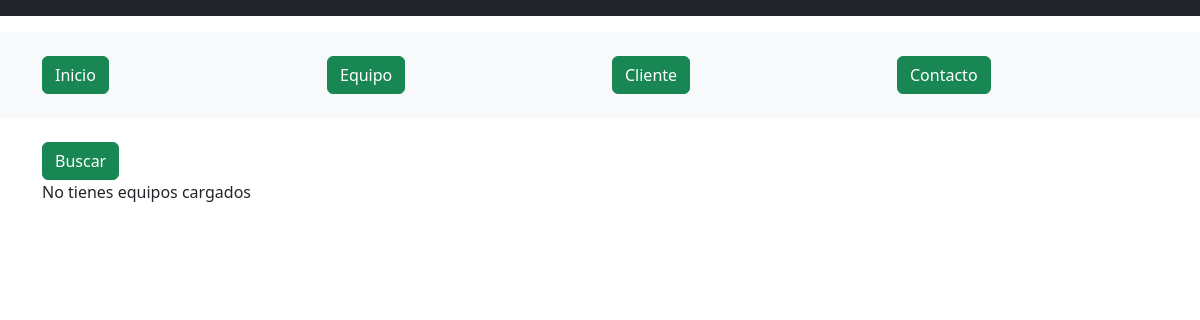
/entrega_final/lista_equipos/, run on an earlier commit of the app's database.
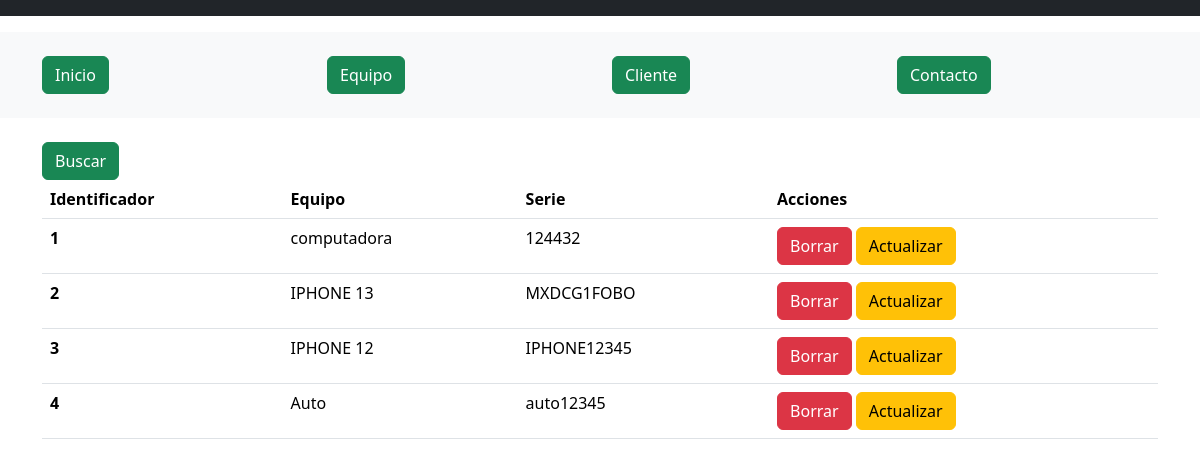
And on a later commit of the database.
### entrega_final/models.py (models this page shows)
class Equipo(models.Model):
    equipo=models.CharField(max_length=100)
    serie=models.CharField(max_length=100)

### entrega_final/views.py (the view)
# urls.py: path('lista_equipos/', views.lista_equipos, name='lista_equipos'),
def lista_equipos(request):
    equipos = Equipo.objects.all()
    return render(request, 'plantillas_final/lista_equipos.html', {'equipos': equipos})

### entrega_final/templates/plantillas_final/lista_equipos.html (shortened to what this page needs)
{% extends "plantillas_final/inicio.html" %}
{% load bootstrap5 %}
{% block cuerpo %}
<div class="container">
  <div class="row">
    <div class="col">
      {% url 'buscar_equipo' as buscar_equipo_url %}
      {% bootstrap_button "Buscar" button_class="btn-success" button_type="link" href=buscar_equipo_url %}
    <div>
  <div>
  <div class="row">
    <div class="col">
        {% if equipos %}
        <table class="table">
            <thead>
                <th scope="col">Identificador</th>
                <th scope="col">Equipo</th>
                <th scope="col">Serie</th>
                <th scope="col">Acciones</th>
            </thead>
            {% for p in equipos %}
            <tbody>
                <tr>
                    <th scope="row">{{p.id}} </th>
                    <td> {{p.equipo}} </td>
                    <td> {{p.serie}} </td>
                    <td>
                      {% url 'borrar_equipo' identificador=p.id as borrar_equipo_url %}
                      {% url 'actualizar_equipo' identificador=p.id as actualizar_equipo_url %}
                      {% bootstrap_button "Borrar" size="sm" button_class="btn-danger" button_type="link" href=borrar_equipo_url %}
                      {% bootstrap_button "Actualizar" size="sm" button_class="btn-warning" button_type="link" href=actualizar_equipo_url %}
                    </td>
                </tr>
            </tbody>
            {% endfor %}
        </table>
        {% else %}
            <p>No tienes equipos cargados</p>
        {% endif %}
    </div>
  </div>
</div>
{% endblock %}

What changed in the data, as far as the page shows it:
added Equipo: id "1", equipo "computadora", serie "124432", bootstrap_button "Borrar", bootstrap_button "Actualizar"
added Equipo: id "2", equipo "IPHONE 13", serie "MXDCG1FOBO", bootstrap_button "Borrar", bootstrap_button "Actualizar"
added Equipo: id "3", equipo "IPHONE 12", serie "IPHONE12345", bootstrap_button "Borrar", bootstrap_button "Actualizar"
added Equipo: id "4", equipo "Auto", serie "auto12345", bootstrap_button "Borrar", bootstrap_button "Actualizar"
Also different on the page:
text no longer shown: "No tienes equipos cargados"
text now shown: "Identificador Equipo Serie Acciones"
